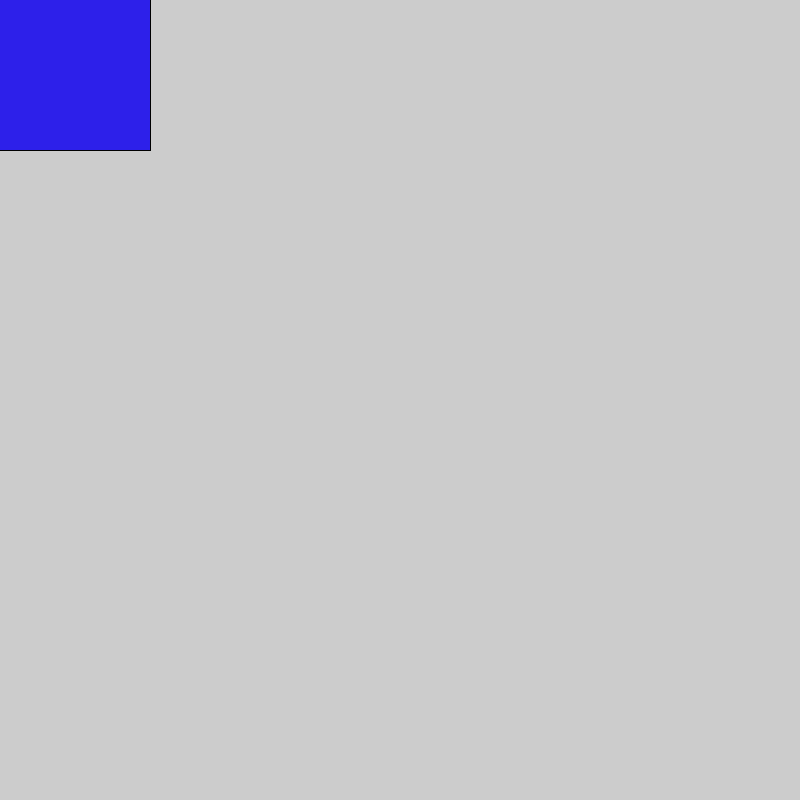
Frame 1 (no input)
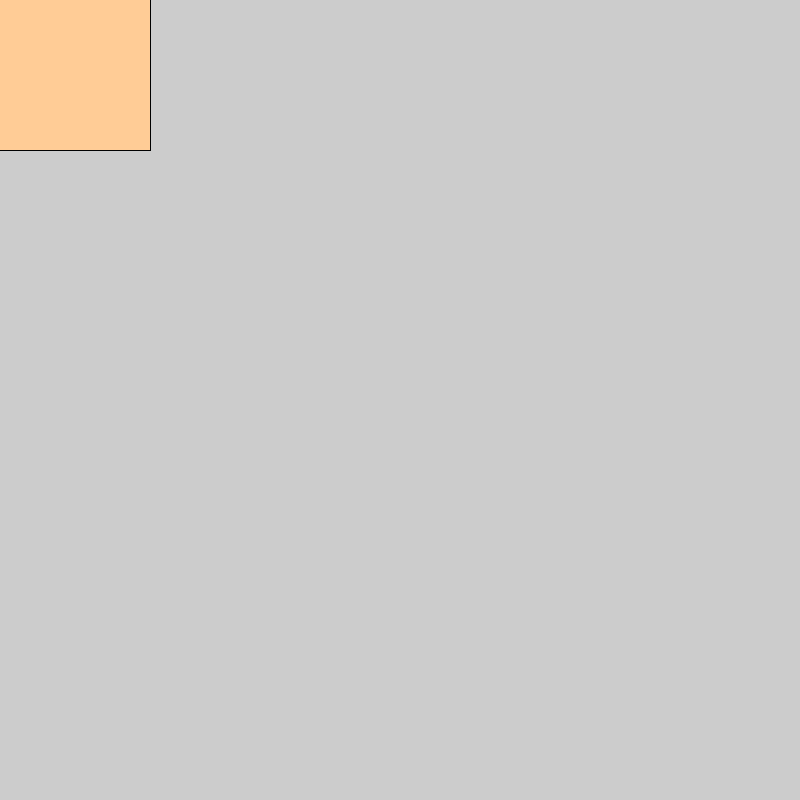
Frame 60 (the mouse pressed at the canvas centre just before this capture)
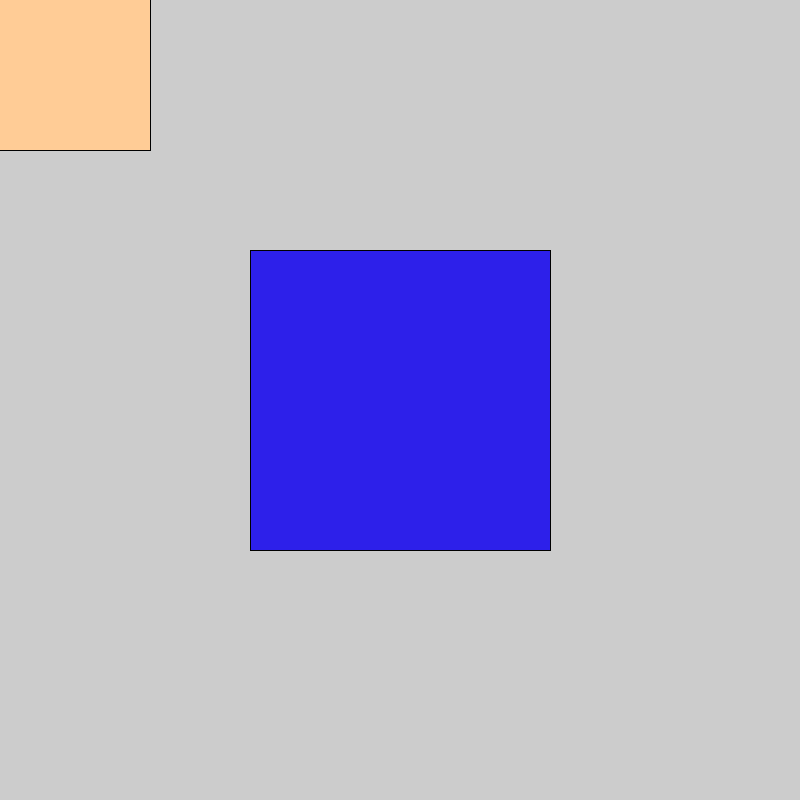
Frame 120 (the mouse held since frame 60 and released just before this capture)

The Processing sketch that drew these frames (run headless with seeded random() and noise(); from frame 60 on, the mouse is pressed at the canvas centre):

// Processing sketch: color_array_sketch
// ── color_array_sketch.pde
// create a variable
int size = 300;

// define 3 colors as variables
color myColor1 = color(255, 204, 150);
color myColor2 = color(45, 32, 234);
color myColor3 = color(255, 0, 255);

// create an Array, think of it as a list of things
// the type is color and the name colors
// we save the color variables from above into the list
color[] colors = {color(255, 204, 150), color(45, 32, 234), color(255, 0, 255)};

// you can also write the color directly into the list
// color[] colors = {myColor1, myColor2, myColor3};

// this is an Array of integer numbers with the name numberList
int[] numberList = {100, 200, 300};

void setup() {
  // set the size of your window
  size(800, 800);
  // define the speed of your sketch
  frameRate(10);
  // put the mouse cursor in the middle of the rect
  rectMode(CENTER);
}

void draw() {
  // colorSelect selects a random value between 0 and 2
  // random gives you float numbers like 2.9 or 1.23, there f
  int colorSelect = int(random(0, 3));

  // asign the selected color as index of the colors array
  fill(colors[colorSelect]);
  rect(mouseX, mouseY, size, size);
}
